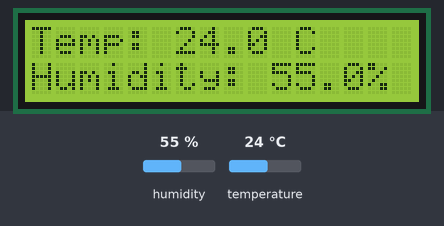
The sketch below on a simulated Arduino Uno, built with avr-gcc and run on an emulated ATmega328P. Shown: 16×2 character LCD. The inputs (shaded band) are chosen by the test bench; at power-on: humidity 55 %, temperature 24 °C. What the sketch prints to the serial monitor is not drawn.

Above: at 2.7 s.
2.8 s: humidity set to 22 %
At 5.3 s:
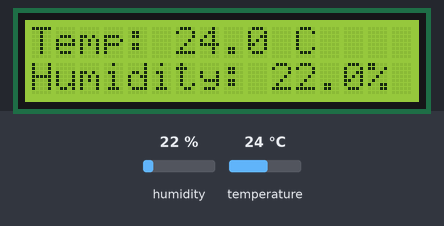
5.8 s: temperature set to 12 °C
At 6.8 s:
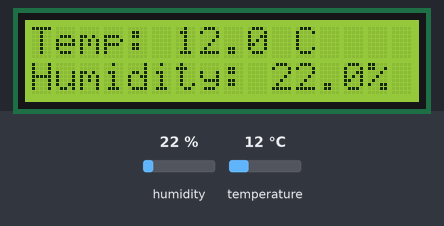
8.8 s: humidity set to 40 %
At 10.9 s:
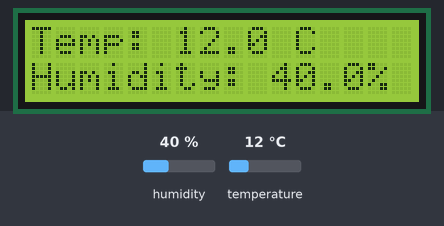
11.8 s: temperature set to 19 °C
At 13.6 s:
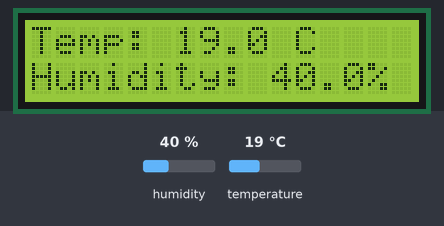
Timing chart, 0 to 15.1 s (numbered marks = the images above; inputs shaded):
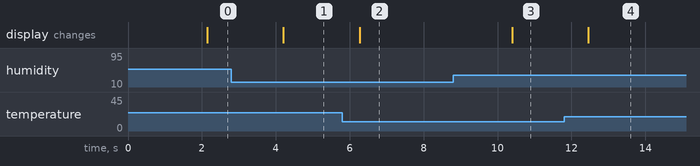

The sketch:

Environment_Temp.ino
```cpp
#include <Wire.h>
#include <DHT.h>
#include <hd44780.h>
#include <hd44780ioClass/hd44780_I2Cexp.h>

DHT dht(2, DHT22);
hd44780_I2Cexp lcd;

void setup() {
  Serial.begin(9600);
  dht.begin();

  int status = lcd.begin(16, 2);

  if (status != 0) {
    Serial.println("LCD not detected. Check wiring.");
    while (true) {
      delay(1000);
    }
  }

  lcd.backlight();
  lcd.print("Starting...");
}

void loop() {
  delay(2000);

  float temperature = dht.readTemperature();
  float humidity = dht.readHumidity();

  // Erase the previous readings.
  lcd.setCursor(0, 0);
  lcd.print("                ");
  lcd.setCursor(0, 1);
  lcd.print("                ");

  if (isnan(temperature) || isnan(humidity)) {
    lcd.setCursor(0, 0);
    lcd.print("Sensor error");
    Serial.println("Sensor read failed. Check wiring.");
    return;
  }

  lcd.setCursor(0, 0);
  lcd.print("Temp: ");
  lcd.print(temperature, 1);
  lcd.print(" C");

  lcd.setCursor(0, 1);
  lcd.print("Humidity: ");
  lcd.print(humidity, 1);
  lcd.print("%");

  Serial.print("Temperature: ");
  Serial.print(temperature, 1);
  Serial.print(" C | Humidity: ");
  Serial.print(humidity, 1);
  Serial.println("%");
}
```

Measured:
- after the input at 2.8 s, the display: changes after 1.4 s (image 1)
- after the input at 5.8 s, the display: changes after 0.47 s (image 2)
- after the input at 8.8 s, the display: changes after 1.6 s (image 3)
- after the input at 11.8 s, the display: changes after 0.66 s (image 4)
